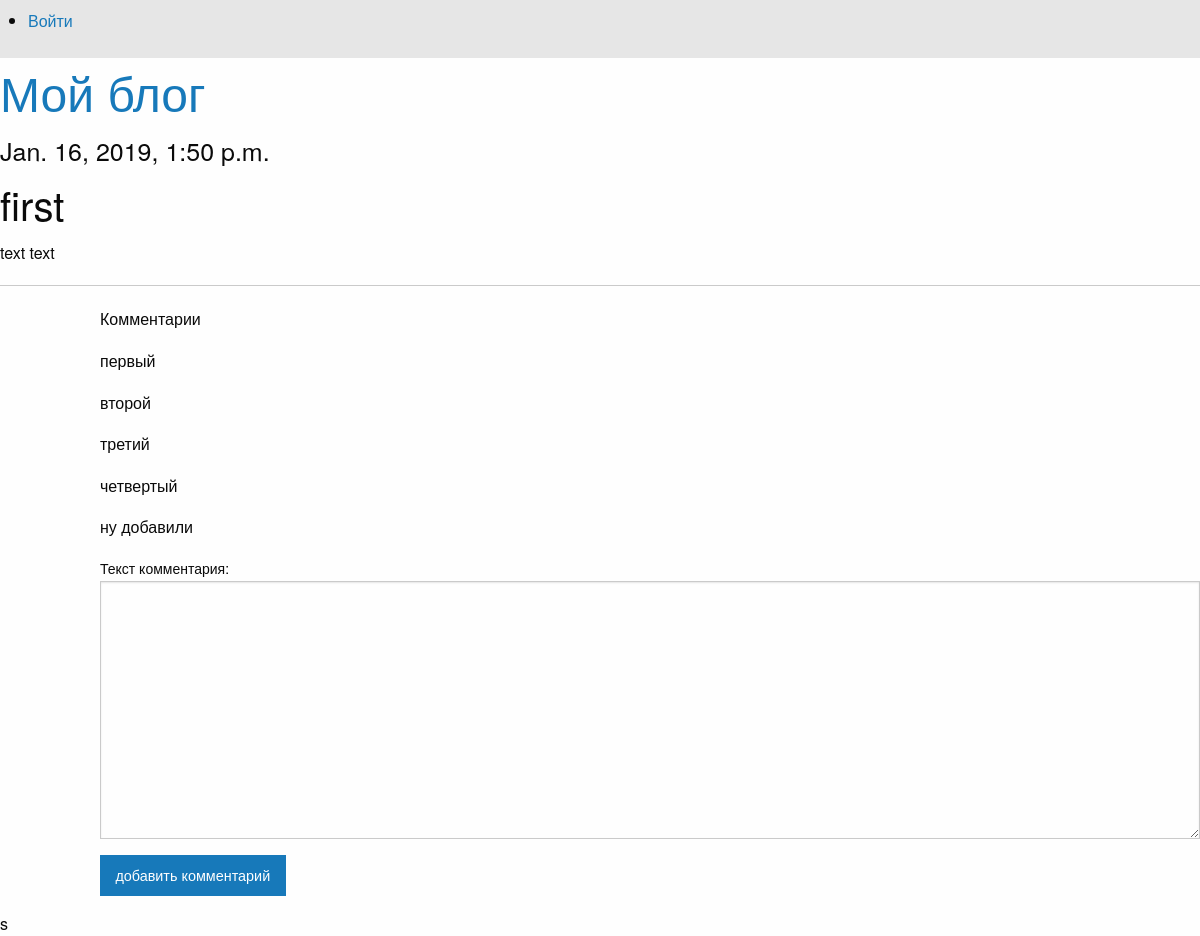
Before: /basicview/articles/get/1/ with the older database file.
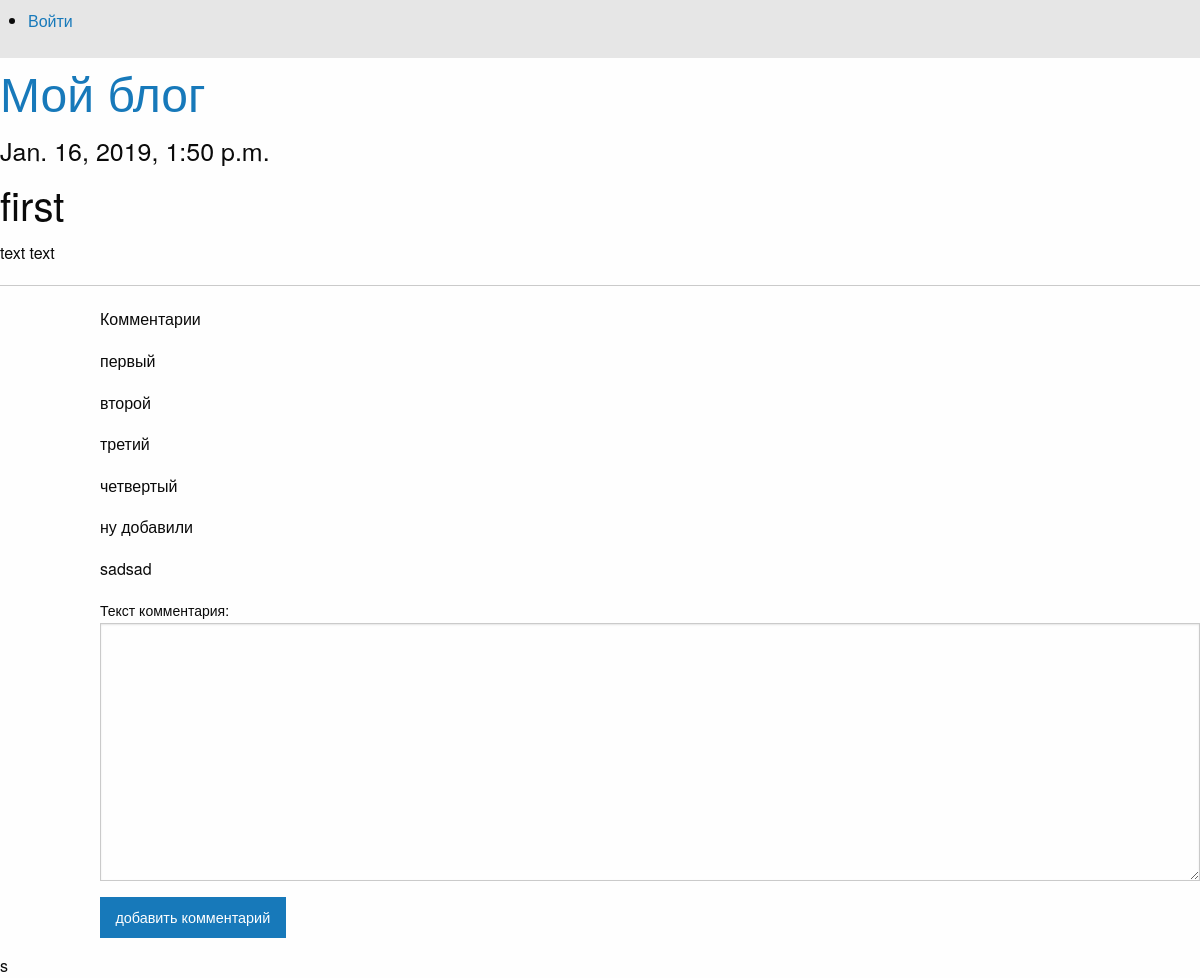
After: the same page with the newer database file.
### article/models.py (models this page shows)
class Comments(models.Model):
    class Meta():
        db_table = "comments"
    comments_text = models.TextField(verbose_name="текст комментария")
    comments_article = models.ForeignKey(Article, on_delete=models.PROTECT)

### article/views.py (the view)
# urls.py: url(r'^articles/get/(?P<article_id>\d+)/$', views.article, name='article'),
def article(request, article_id=1):
    comment_form = CommentForm
    args = {}
    args.update(csrf(request))
    args['article'] = Article.objects.get(id=article_id)
    args['comments'] = Comments.objects.filter(comments_article_id=article_id)
    args['form'] = comment_form
    args['username'] = auth.get_user(request).username
    return render_to_response('article.html', args)

### article/templates/article.html (shortened to what this page needs)
{% extends "main.html" %}
{% block article %}
<h4>{{ article.article_date }}</h4>
<h2>{{ article.article_title }}</h2>
<p>{{ article.article_text }}</p>
<hr>
    <div class="large-offset-1 large-8 columns">
<p>Комментарии</p>
{% for comment in comments %}
   <p> {{ comment.comments_text }}</p>
{% endfor %}
    <form action="/articles/addcomment/{{ article.id }}/" method="post">
        {{ form }}
        <input type="submit" class="button" value="добавить комментарий">
    </form>
    </div>
{% endblock %}

Changed rows visible on the page:
added Comments: comments_text "sadsad"
